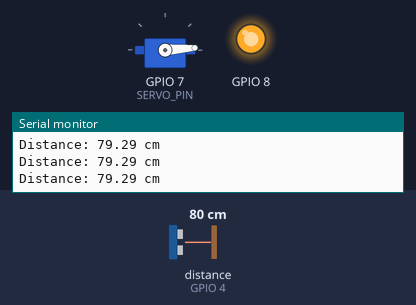
A sketch run on a simulated ESP32-C3. Parts: servo, output pins drawn as LEDs (lit = HIGH), the last lines printed to the serial monitor. Wiring (inferred from the names in the program): ultrasonic range finder: trigger GPIO 3; echo GPIO 4. The test bench sets the inputs (shaded band); at power-on: distance to the obstacle (sensor on GPIO 4) 80 cm. The echo pulse lasts 58.3 µs per cm; pins used as bus, display or sensor lines are not drawn.

Above: at 1.2 s.
1.3 s: distance to the obstacle (sensor on GPIO 4) set to 23 cm
2.8 s: distance to the obstacle (sensor on GPIO 4) set to 18 cm
At 3.7 s:
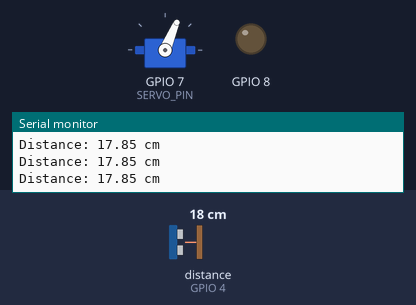
4.3 s: distance to the obstacle (sensor on GPIO 4) set to 35 cm
At 5.5 s:
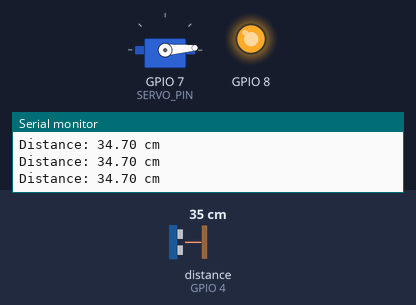
5.8 s: distance to the obstacle (sensor on GPIO 4) set to 2 cm
At 7.0 s:
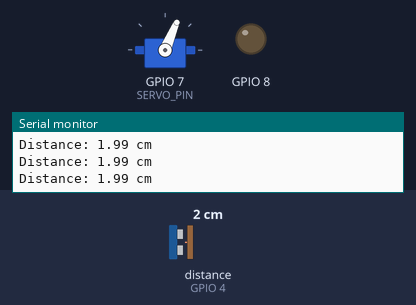
Timing chart, 0 to 8.3 s (numbered marks = the images above; inputs shaded):
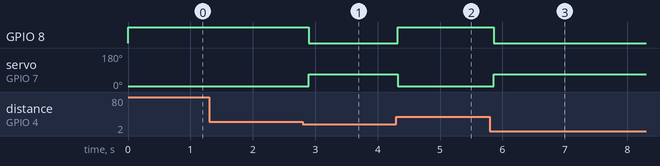

Measured:
- the behaviour switches between 21 and 20 cm on distance to the obstacle (sensor on GPIO 4) (found by bisection; images 0 and 1)
- after the input at 2.8 s, GPIO 8: HIGH → LOW after 0.10 s; servo on GPIO 7 (SERVO_PIN): 4° → 67° after 0.10 s
- after the input at 4.3 s, GPIO 8: LOW → HIGH at once; servo on GPIO 7 (SERVO_PIN): 67° → 4° at once
- after the input at 5.8 s, GPIO 8: HIGH → LOW after 0.06 s; servo on GPIO 7 (SERVO_PIN): 4° → 67° after 0.06 s

The sketch:

esp32c3_sensorservo.ino
```cpp
/*
  DN1010 Experimental Interaction, Ashley Hi 2026
  Week 12 - Physical / Remote Computing
  ESP32-C3 Sensor Servo Example
  When distance is less than 10cm, ultrasonic sensor triggers servo to turn 180º.
  Additional Components: Servo Motor, HC-SR04 Sensor
*/

// ====== Reference Libraries ======
#include <ESP32Servo.h>

// ====== Set Servo ======
#define SERVO_PIN 7

// ====== Set HC-SR04 Sensor ======
#define TRIG_PIN  3
#define ECHO_PIN  4
#define DISTANCE_THRESHOLD  20 // *** edit the sensor trigger distance here (in cm)

// ====== Create Servo Objects ======
Servo servo;

// ====== Sensor Variables ======
float duration_us, distance_cm;

void setup() {
  // ====== Setup Serial Monitor ======
  Serial.begin(115200);
  pinMode(8, OUTPUT);

  // ====== Setup Sensor / Servo ======
  pinMode(TRIG_PIN, OUTPUT);
  pinMode(ECHO_PIN, INPUT);

  ESP32PWM::allocateTimer(0);
	ESP32PWM::allocateTimer(1);
	ESP32PWM::allocateTimer(2);
	ESP32PWM::allocateTimer(3);
	servo.setPeriodHertz(50);
	servo.attach(SERVO_PIN, 500, 2000);
  servo.write(0);
}

void loop() {
  // ====== Sensor / Servo Output ======
  digitalWrite(TRIG_PIN, HIGH);
  delayMicroseconds(10);
  digitalWrite(TRIG_PIN, LOW);
  duration_us = pulseIn(ECHO_PIN, HIGH);
  distance_cm = 0.017 * duration_us;
  if (distance_cm < DISTANCE_THRESHOLD) {
    servo.write(67); // *** edit the rotation of the servo here (within range: 0 – 180)
    digitalWrite(8, LOW);
  } else {
    servo.write(4); // *** edit the rotation of the servo here (within range: 0 – 180)
    digitalWrite(8, HIGH);
  }
  // ====== Serial Output ======
  Serial.print("Distance: ");
  Serial.print(distance_cm);
  Serial.println(" cm");

  delay(100);
}
```
